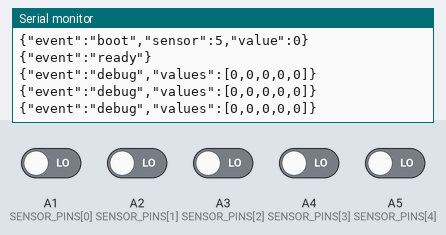
The sketch below on a simulated Arduino Uno, built with avr-gcc and run on an emulated ATmega328P. Parts: the last lines printed to the serial monitor. The inputs (shaded band) are chosen by the test bench; at power-on: A1 (SENSOR_PINS[0]), A2 (SENSOR_PINS[1]), A3 (SENSOR_PINS[2]), A4 (SENSOR_PINS[3]), A5 (SENSOR_PINS[4]) LOW.

Above: at 1.7 s.
1.8 s: A1 (SENSOR_PINS[0]) driven HIGH
At 1.96 s:
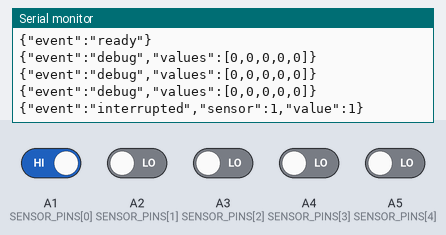
3.3 s: A1 (SENSOR_PINS[0]) driven LOW
At 3.47 s:
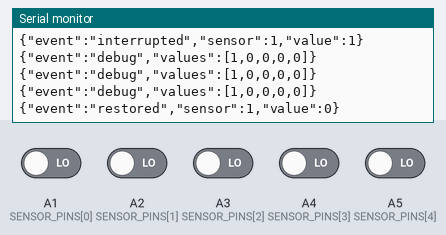
4.8 s: A2 (SENSOR_PINS[1]) driven HIGH
At 5.4 s:
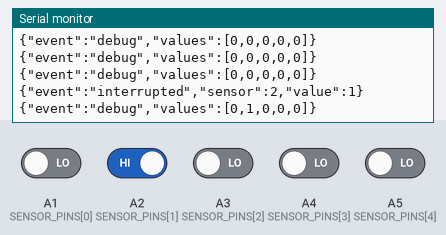
6.3 s: A3 (SENSOR_PINS[2]) driven HIGH
At 6.9 s:
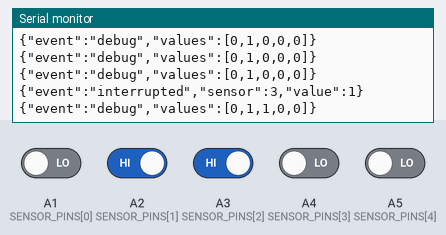
7.8 s: A4 (SENSOR_PINS[3]) driven HIGH
At 8.4 s:
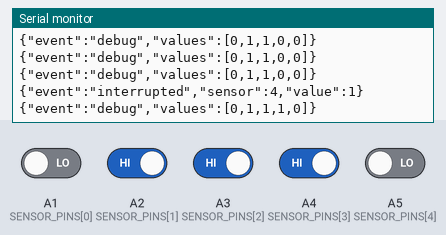
9.3 s: A5 (SENSOR_PINS[4]) driven HIGH
At 9.9 s:
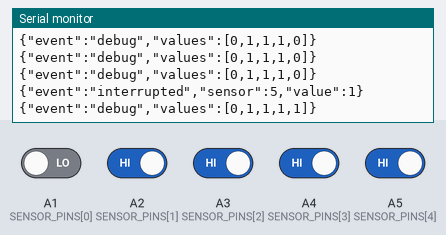

Measured:
- after the input at 1.8 s, the serial monitor: prints a new line at once (image 1)
- after the input at 3.3 s, the serial monitor: prints a new line at once (image 2)
- after the input at 4.8 s, the serial monitor: prints a new line at once (image 3)
- after the input at 6.3 s, the serial monitor: prints a new line at once (image 4)
- after the input at 7.8 s, the serial monitor: prints a new line at once (image 5)
- after the input at 9.3 s, the serial monitor: prints a new line at once (image 6)

The sketch:

laser_sensor.ino
```cpp
// Sensors: digital laser receiver modules
// Observed on this hardware: LOW = beam detected, HIGH = beam interrupted
// Audio playback is done host-side (Node.js) so multiple sensors can sound simultaneously.
//
// SENSOR_OFFSET shifts the reported sensor numbers. With two boards each driving
// 5 strings, build one with offset 0 (reports 1..5) and the other with offset 5
// (reports 6..10). Override at compile time with:
//   arduino-cli compile --build-property "compiler.cpp.extra_flags=-DSENSOR_OFFSET=5"
#ifndef SENSOR_OFFSET
#define SENSOR_OFFSET 0
#endif

const int NUM_SENSORS = 5;
const int SENSOR_PINS[NUM_SENSORS] = {A1, A2, A3, A4, A5};
const unsigned long DEBOUNCE_MS = 5;

bool laserBlocked[NUM_SENSORS] = {false};
unsigned long lastChangeTime[NUM_SENSORS] = {0};
unsigned long lastDebugTime = 0;

void setup() {
  Serial.begin(115200);
  delay(500);

  Serial.print("{\"event\":\"hello\",\"range\":[");
  Serial.print(1 + SENSOR_OFFSET);
  Serial.print(",");
  Serial.print(NUM_SENSORS + SENSOR_OFFSET);
  Serial.println("]}");

  for (int i = 0; i < NUM_SENSORS; i++) {
    pinMode(SENSOR_PINS[i], INPUT);
    int value = digitalRead(SENSOR_PINS[i]);
    laserBlocked[i] = (value == HIGH);

    Serial.print("{\"event\":\"boot\",\"sensor\":");
    Serial.print(i + 1 + SENSOR_OFFSET);
    Serial.print(",\"value\":");
    Serial.print(value);
    Serial.println("}");
  }

  Serial.println("{\"event\":\"ready\"}");
}

void loop() {
  unsigned long now = millis();
  int values[NUM_SENSORS];

  for (int i = 0; i < NUM_SENSORS; i++) {
    values[i] = digitalRead(SENSOR_PINS[i]);
    bool blocked = (values[i] == HIGH);

    if (blocked != laserBlocked[i] && (now - lastChangeTime[i] > DEBOUNCE_MS)) {
      laserBlocked[i] = blocked;
      lastChangeTime[i] = now;

      Serial.print("{\"event\":\"");
      Serial.print(blocked ? "interrupted" : "restored");
      Serial.print("\",\"sensor\":");
      Serial.print(i + 1 + SENSOR_OFFSET);
      Serial.print(",\"value\":");
      Serial.print(values[i]);
      Serial.println("}");
    }
  }

  if (now - lastDebugTime > 500) {
    lastDebugTime = now;
    Serial.print("{\"event\":\"debug\",\"values\":[");
    for (int i = 0; i < NUM_SENSORS; i++) {
      if (i > 0) Serial.print(",");
      Serial.print(values[i]);
    }
    Serial.println("]}");
  }
}
```
